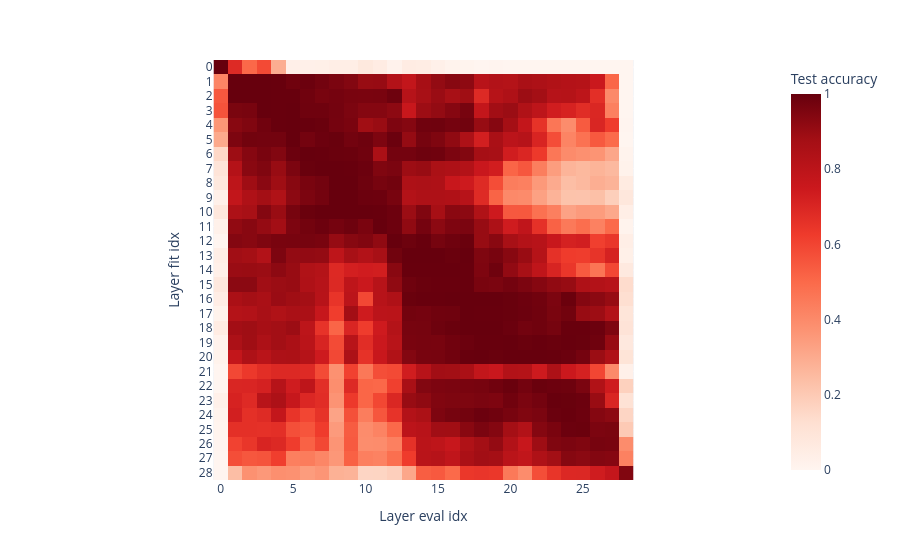

The notebook cell saved with this chart:
### Code cell
test_accuracies_l2 = torch.zeros((len(probes_l2), len(test_hidden_states))) - float("nan")
for probe_idx, probe in enumerate(probes_l2.values()):
    probe.eval()
    for layer_idx in range(len(test_hidden_states)):
        with torch.no_grad():
            test_logits = probe(test_hidden_states[layer_idx].float().to(device), holdout_eval_tokens=False)
            test_accuracy = (test_logits.argmax(dim=-1) == test_labels).float().mean().item()
        test_accuracies_l2[probe_idx, layer_idx] = test_accuracy

plotly.express.imshow(
    test_accuracies_l2,
    labels={"y": "Layer fit idx", "x": "Layer eval idx", "color": "Test accuracy"},
    color_continuous_scale="Reds"
).update_layout(
    yaxis=dict(tickvals=list(range(len(probes_l2))), ticktext=list(probes_l2.keys()))
)

### Figure 1 — Plotly figure (JSON) as saved in the notebook; plotly's stock layout.template omitted (floating-point values rounded to 4 significant figures; data arrays with more than 128 entries replaced by an {"elided": "..."} marker saying what was removed)
{"data": [{"coloraxis": "coloraxis", "hovertemplate": "Layer eval idx: %{x}<br>Layer fit idx: %{y}<br>Test accuracy: %{z}<extra></extra>", "name": "0", "type": "heatmap", "xaxis": "x", "yaxis": "y", "z": {"elided": "29x29 float values"}}], "layout": {"coloraxis": {"colorbar": {"title": {"text": "Test accuracy"}}, "colorscale": [[0.0, "rgb(255,245,240)"], [0.125, "rgb(254,224,210)"], [0.25, "rgb(252,187,161)"], [0.375, "rgb(252,146,114)"], [0.5, "rgb(251,106,74)"], [0.625, "rgb(239,59,44)"], [0.75, "rgb(203,24,29)"], [0.875, "rgb(165,15,21)"], [1.0, "rgb(103,0,13)"]]}, "margin": {"t": 60}, "xaxis": {"anchor": "y", "constrain": "domain", "domain": [0.0, 1.0], "scaleanchor": "y", "title": {"text": "Layer eval idx"}}, "yaxis": {"anchor": "x", "autorange": "reversed", "constrain": "domain", "domain": [0.0, 1.0], "ticktext": [0, 1, 2, 3, 4, 5, 6, 7, 8, 9, 10, 11, 12, 13, 14, 15, 16, 17, 18, 19, 20, 21, 22, 23, 24, 25, 26, 27, 28], "tickvals": [0, 1, 2, 3, 4, 5, 6, 7, 8, 9, 10, 11, 12, 13, 14, 15, 16, 17, 18, 19, 20, 21, 22, 23, 24, 25, 26, 27, 28], "title": {"text": "Layer fit idx"}}}}
